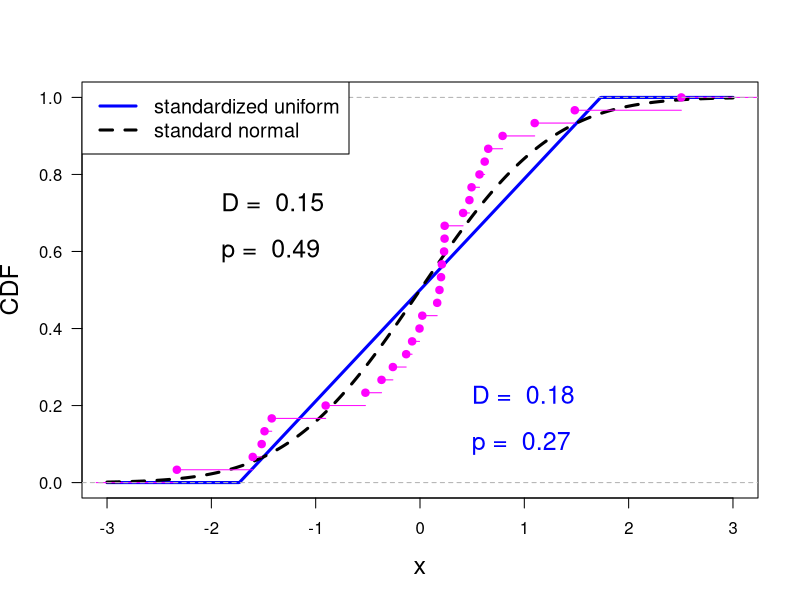

Reproduce this figure in R.
print('file: KSunifNormal.R')
print(date())
# KS-test: uniform versus normal
print(' ---------------------------------------------------')
print('56 = KS-test: uniform versus normal (4/2022)')
print(' ---------------------------------------------------')
set.seed(1953)
n = 30
x = rnorm(n) # sample from standard normal PDF
qN = ks.test(x,'pnorm') 
pN = qN$p.value; print(c(round(pN,6),'KS-test: p standard normal PDF'))
DN = as.numeric(qN$statistic); print(c(round(DN,4),'KS-test: D standard mormal PDF'))
beta = sqrt(3) # +-beta are limits of standardized uniform PDF, i.e. uniform PDF with
#        mean mu = 0 and standard deviation sigma = 1
q = ks.test(x,'punif',min=-beta,max=beta)
p6 = q$p.value; print(c(round(p6,6),'KS-test: p standardized uniform PDF'))
D6 = as.numeric(q$statistic); print(c(round(D6,4),'KS-test: D standardized uniform PDF'))
xECDF = ecdf(sort(x))
 # CDF of standardized uniform & normal CDF with same mu & sigma
xp = seq(-3,3,0.01)
yU = punif(xp,-beta,beta) # CDF
yN = pnorm(xp)            # CDF
dabs = abs(yU-yN)
k = which.max(dabs)
print(c(round(dabs[k],4),'maximal absolute difference between U & N CDF'))
# png('CDFunifNorm200713.png',width=16,height=16,units='cm',res=300)
plot(xp,yU,type='l',lwd=3,col='blue',xlab='x',ylab='CDF',las=1,cex=0.4,cex.lab=1.5)
lines(xp,yN,col='black',lwd=3,lty=2)
lines(ecdf(sort(x)),col='magenta')
legend('topleft',legend=c('standardized uniform','standard normal'),col=c('blue','black'),
         lty=c(1,2),lwd=c(3,3),cex=1.2)
text(0.4,0.22,paste('D = ',as.character(round(D6,2))),col='blue',pos=4,cex=1.5)
text(0.4,0.1,paste('p = ',as.character(round(p6,2))),col='blue',pos=4,cex=1.5)
text(-2,0.72,paste('D = ',as.character(round(DN,2))),col='black',pos=4,cex=1.5)
text(-2,0.6,paste('p = ',as.character(round(pN,2))),col='black',pos=4,cex=1.5)
# dev.off()
# -----------------------------------------------------------------------------
# Results:
# "file: KSunifNormal.R"
# "Sat Dec 17 17:59:50 2022"
# " ---------------------------------------------------"
# "56 = KS-test: uniform versus normal (4/2022)"
# " ---------------------------------------------------"
# "0.488169"      "KS-test: p standard normal PDF"
# "0.1473"        "KS-test: D standard mormal PDF"
# "0.265944"      "KS-test: p standardized uniform PDF"
# "0.1778"        "KS-test: D standardized uniform PDF"
# "0.0572"        "maximal absolute difference between U & N CDF"
# -----------------------------------------------------------------------------
# Remark:
# p-values for both null hypotheses (1. sample from standard normal PDF and
#   2. sample from standardized uniform PDF) are larger than alpha = 0.05
#   and thus both are not rejected on this chosen level of significance.
#   However, we are not allowed to accept the alternative hypotheses which
#   would mean that the same sample is from a normal and from a uniform 
#   distribution which is a contradiction!
# -----------------------------------------------------------------------------
